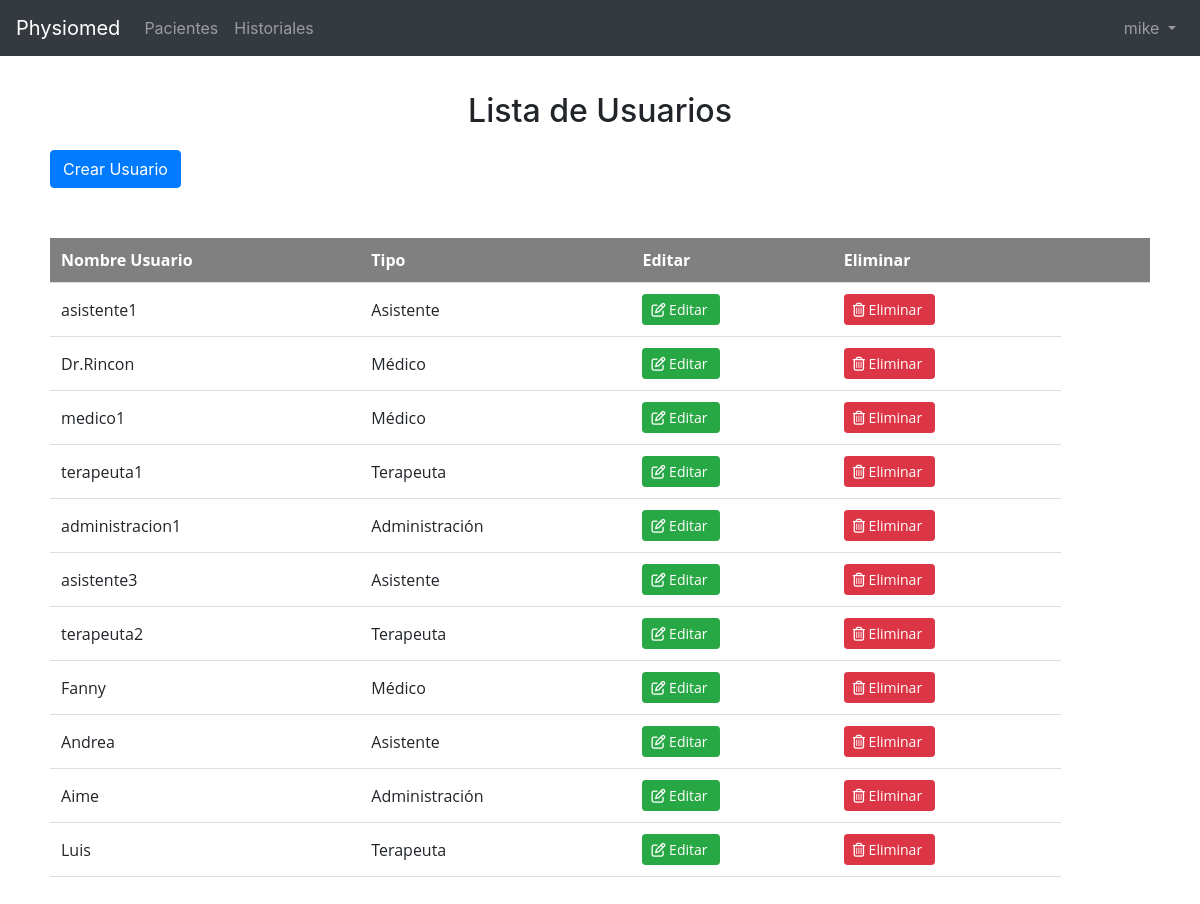
Screenshot of /lista_de_usuarios/ (signed in) with the database file from the repository.
### home/models.py (models this page shows, shortened)
class Usuario(models.Model):
	name = models.OneToOneField(User)
	tipo_de_usuario = models.ForeignKey(TipoUsuario)

class TipoUsuario(models.Model):
	tipo_de_usuario = models.CharField(max_length=40)
	def __unicode__(self):
		return self.tipo_de_usuario

### home/views.py (the view)
# urls.py: url(r'^lista_de_usuarios/$', login_required(views.Usuario_list.as_view()), name='usuario_list'),
class Usuario_list(ListView):
    template_name="usuario_list.html"
    queryset=Usuario.objects.exclude(name=1)

### home/templatetags/auth_extras.py (called while the page is built)
@register.filter(name='has_group')
def has_group(user, group_name):
    group = Group.objects.get(name=group_name)
    return True if group in user.groups.all() else False

### home/templates/home/usuario_list.html (shortened to what this page needs)
{%extends 'base.html'%}
{% load static staticfiles auth_extras %}
{%block style%}
<link href="/static/bootstrap/css/tabla_busqueda.css" rel="stylesheet" type="text/css" media="all">
{%endblock%}
{%block content%}
<br><br><br>
<h1 class="text-center">Lista de Usuarios</h1>
<a class="btn btn-primary margin-left" href='{% url "Agregar_Usuario_Physiomed"%}'>Crear Usuario</a>
{% if object_list %}
<div class="centrarcontenido">
  <div id="no-more-tables">
    <table  id="table">
      <thead class="cf">
        <tr>
          <th>Nombre Usuario</th>
          <th>Tipo</th>
          <th>Editar</th>
          <th>Eliminar</th>
          <th></th>
          <th></th>
        </tr>
      </thead>
      {% for usuario in object_list %}
        <tbody>
          <tr>
              <td data-title="Nombre Usuario">{{usuario.name}}</td>
              <td data-title="Tipo">{{usuario.tipo_de_usuario}}</td>
              <td data-title="Editar">
              {% if user.is_superuser %}
              <a class="btn btn-success btn-sm btn_ver"  href=' {% url "usuario_update" usuario.name.id%}' role="button"><i class="fa fa-pencil-square-o" aria-hidden="true"></i>&nbsp;Editar&nbsp;
              {% else %}
                  --------------
              {% endif %}
              </td>
              <td data-title="Eliminar">
                  {% if user.username == usuario.name or user.is_superuser %}
                  <a class="btn btn-danger btn-sm btn_ver"  href='{% url "usuario_delete"  usuario.name.id%}' role="button"><i class="fa fa-trash-o" aria-hidden="true"></i>&nbsp;Eliminar&nbsp;
                  {% else %}
                  --------------
                  {% endif %}
               </td>
          </tr>
        </tbody>
      {% endfor %}
    </table>
  </div>
</div>
{% else %}
<center style="font-size:18px;">No hay usuarios registrados .</center>
{% endif %}
<br><br><br>
 {%endblock%}}

### home/templates/base.html (shortened to what this page needs)
{% load static staticfiles auth_extras %}
<link href="/static/bootstrap4/dist/css/bootstrap.min.css" rel="stylesheet">
<!DOCTYPE html>
<html>
<head>
<link rel="stylesheet" href="/static/bootstrap4/dist/css/normalize.min.css">
  {%block style%}{%endblock%}
</head>
<body>
  {%block navbar%}
<nav class="navbar navbar-expand-lg navbar-dark bg-dark fixed-top">
  <a class="navbar-brand"  href='{% url "Busqueda_de_Pacientes" %}'>Physiomed</a>
  <div class="collapse navbar-collapse" id="navbarToggler">
    <ul class="navbar-nav mr-auto mt-2 mt-lg-0">
              <li class="nav-item">
                <a class="nav-link" href='{% url "Busqueda_de_Pacientes" %}'>Pacientes</a>
              </li>
              {% if request.user|has_group:"medico" or request.user|has_group:"terapeuta" %}
              <li class="nav-item">
                <a class="nav-link" href='{% url "profile-add" %}'>Historiales</a>
              </li>
              {% endif %}
            </ul>
    <ul class="navbar-nav  nav-inline">
      <li>
        <form class="form-inline my-2 my-lg-0 esconder">
                <a class="nav-link dropdown-toggle" href="#" id="navbarDropdownUsuario" data-toggle="dropdown" aria-haspopup="true" aria-expanded="false">
                  {{ user.username }}
                </a>
                </form>
      </li>
    </ul>
  </div>
</nav>
  {% endblock %}
  {% block content %}
  {% endblock %}
</body>
</html>

### home/templates/home/usuario_list.html (style rules this page uses)
.margin-left { margin-left: 50px; }

### rows the page displays
Usuario: name "asistente1", tipo_de_usuario "Asistente", shows "Eliminar"
Usuario: name "Dr.Rincon", tipo_de_usuario "Médico", shows "Eliminar"
Usuario: name "medico1", tipo_de_usuario "Médico", shows "Eliminar"
Usuario: name "terapeuta1", tipo_de_usuario "Terapeuta", shows "Eliminar"
Usuario: name "administracion1", tipo_de_usuario "Administración", shows "Eliminar"
Usuario: name "asistente3", tipo_de_usuario "Asistente", shows "Eliminar"
Usuario: name "terapeuta2", tipo_de_usuario "Terapeuta", shows "Eliminar"
Usuario: name "Fanny", tipo_de_usuario "Médico", shows "Eliminar"
Usuario: name "Andrea", tipo_de_usuario "Asistente", shows "Eliminar"
Usuario: name "Aime", tipo_de_usuario "Administración", shows "Eliminar"
Usuario: name "Luis", tipo_de_usuario "Terapeuta", shows "Eliminar"

### other values shown
{{ user.username }} "mike"
